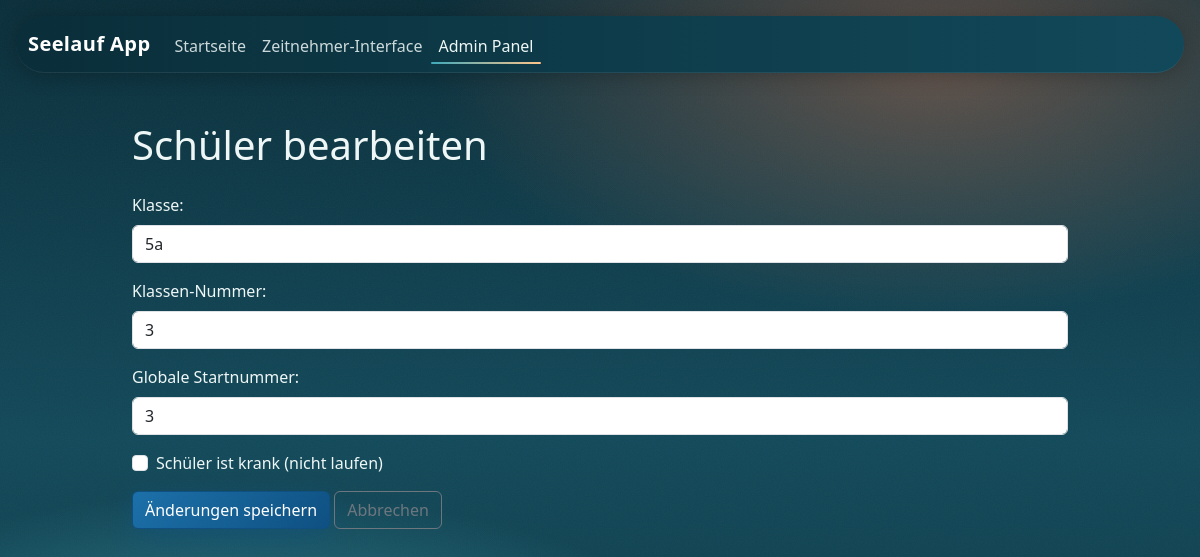
The app's page /admin/edit_student/3 (signed in) with its own data.
### tables this page shows
CREATE TABLE students (
                id INTEGER PRIMARY KEY AUTOINCREMENT,
                class_group TEXT NOT NULL,
                nummer TEXT NOT NULL,
                ill INTEGER DEFAULT 0, startnummer INTEGER,
                UNIQUE (class_group, nummer)
            );

### routen/admin.py (the view, shortened to what this page needs)
@admin_bp.route('/edit_student/<int:student_id>', methods=['GET', 'POST'])
@login_required
def edit_student(student_id):
    student = db.get_student_by_id(student_id)
    if not student:
        flash('Schüler nicht gefunden.', 'danger')
        return redirect(url_for('admin.list_students'))
    return render_template('admin_edit_student.html', student=student)

### db.py (called while the page is built)
def get_database_path():
    return Path(os.getenv('DATABASE_PATH', DB_PATH)).resolve()

@contextmanager
def get_db_connection():
    db_path = get_database_path()
    db_path.parent.mkdir(parents=True, exist_ok=True)
    conn = sqlite3.connect(str(db_path), timeout=5.0)
    conn.row_factory = sqlite3.Row  # Rückgabe als dict-ähnliche Objekte
    conn.execute('PRAGMA foreign_keys = ON')  # Fremdschlüssel aktivieren
    conn.execute('PRAGMA journal_mode = WAL')  # Write-Ahead Logging für Stabilität
    try:
        yield conn
    except sqlite3.Error:
        conn.rollback()
        raise
    finally:
        conn.close()

def get_student_by_id(student_id):
    with get_db_connection() as conn:
        cursor = conn.cursor()
        cursor.execute("SELECT * FROM students WHERE id = ?", (student_id,))
        row = cursor.fetchone()
        return dict(row) if row else None

### routen/admin.py (called while the page is built)
def login_required(f):
    @wraps(f)
    def decorated_function(*args, **kwargs):
        if not session.get('admin_logged_in'):
            flash('Bitte melden Sie sich zuerst an.', 'warning')
            return redirect(url_for('admin.login'))
        return f(*args, **kwargs)
    return decorated_function

### templates/admin_edit_student.html (shortened to what this page needs)
{% extends "base.html" %}
{% block content %}
<div class="container py-4">
    <h1 class="mb-4">Schüler bearbeiten</h1>
    <form method="POST">
        <div class="mb-3">
            <label for="class_group" class="form-label">Klasse:</label>
            <input type="text" class="form-control" id="class_group" name="class_group" value="{{ student.class_group }}" required>
        </div>
        <div class="mb-3">
            <label for="nummer" class="form-label">Klassen-Nummer:</label>
            <input type="text" class="form-control" id="nummer" name="nummer" value="{{ student.nummer }}" required>
        </div>
        <div class="mb-3">
            <label class="form-label">Globale Startnummer:</label>
            <input type="text" class="form-control" value="{{ student.startnummer }}" readonly>
        </div>
        <div class="mb-3 form-check">
            <input type="checkbox" class="form-check-input" name="ill" id="ill" {% if student.ill %}checked{% endif %}>
            <label class="form-check-label" for="ill">Schüler ist krank (nicht laufen)</label>
        </div>
        <button type="submit" class="btn btn-admin">Änderungen speichern</button>
        <a href="{{ url_for('admin.list_students') }}" class="btn btn-outline-secondary">Abbrechen</a>
    </form>
</div>
{% endblock %}

### static/css/custom.css (style rules this page uses)
:root { --lake-deep: #0a2e3a; --lake-mid: #12495a; --lake-glow: #3fa9ba; --sunrise: #ff8a5b; --sunrise-soft: #ffc48a; --foam: #eef7f6; }
html, body { min-height: 100%; }
body { padding-top: 0; position: relative; overflow-x: hidden; background: radial-gradient(60% 45% at 78% 8%, rgba(255, 138, 91, 0.35), transparent 70%), radial-gradient(90% 70% at 20% 100%, var(--lake-glow) 0%, transparent 55%), linear-gradient(180deg, var(--lake-deep) 0%, var(--lake-mid) 55%, #0d3844 100%); background-attachment: fixed; color: var(--foam); }
body::before { content: ""; position: fixed; inset: 0; pointer-events: none; opacity: 0.05; mix-blend-mode: overlay; }
body::after { content: ""; position: fixed; left: -10%; right: -10%; bottom: -4vh; height: 22vh; pointer-events: none; background-repeat: repeat-x; background-size: 1440px 220px; animation: drift 26s linear infinite; }
.container { max-width: 960px; }
.btn-admin { background: linear-gradient(135deg, #1b6fa8, #0e4f80); border-color: #0e4f80; color: white; box-shadow: 0 8px 24px rgba(14, 79, 128, 0.45); transition: transform 0.2s ease, box-shadow 0.2s ease, background 0.3s ease; }

### records on screen
students: class_group "5a", nummer "3", startnummer "3"
